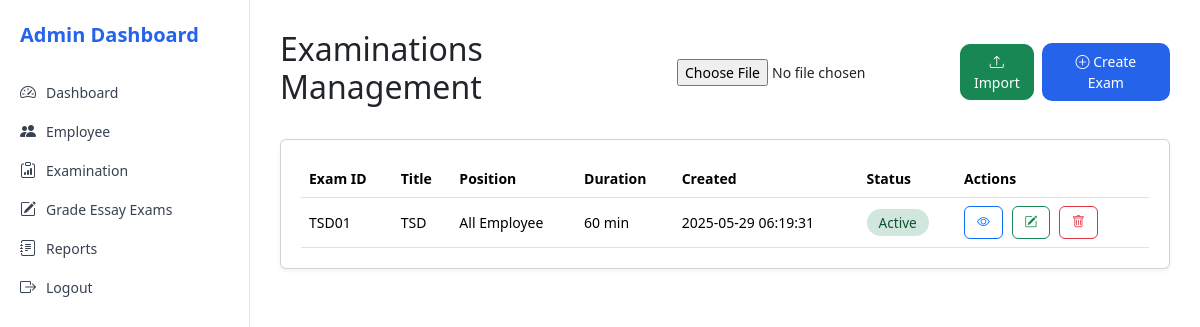
Before: /admin/admin_examinations.php with the older database file.
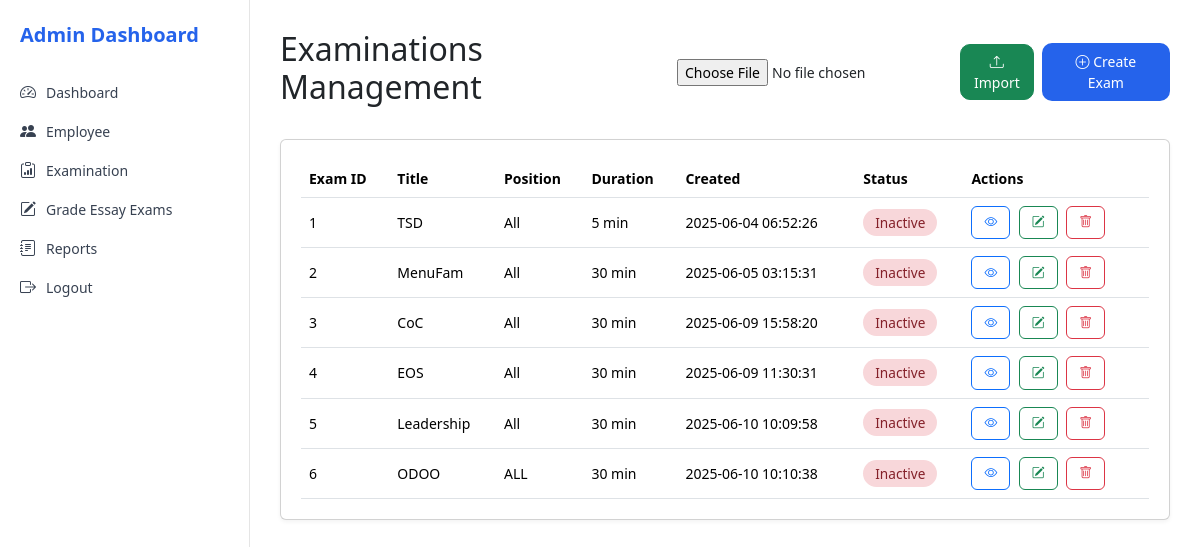
After: the same page with the newer database file.
### tables this page shows
CREATE TABLE `examinations` (
  `exam_id` int(10) UNSIGNED NOT NULL,
  `title` varchar(255) DEFAULT NULL,
  `position` varchar(100) DEFAULT NULL,
  `duration` int(11) DEFAULT NULL,
  `description` text DEFAULT NULL,
  `passing_score` int(11) DEFAULT NULL,
  `status` varchar(50) DEFAULT NULL,
  `created` datetime DEFAULT NULL
);

### admin/admin_examinations.php (the view, shortened to what this page needs)
<?php
$conn = new mysqli("localhost", "root", "", "ees");
$sql    = "SELECT * FROM examinations";
$result = $conn->query($sql);
?>
<!DOCTYPE html>
<html>
<head>
    <link href="https://cdn.jsdelivr.net/npm/bootstrap@5.3.3/dist/css/bootstrap.min.css" rel="stylesheet">
    <link href="https://cdn.jsdelivr.net/npm/bootstrap-icons@1.10.5/font/bootstrap-icons.css" rel="stylesheet">
</head>
<body>
<div class="d-flex">
    <?php include 'sidebar.php'; ?>
    <div class="main-content">
        <div class="d-flex justify-content-between align-items-center mb-4">
            <h2>Examinations Management</h2>
            <div class="d-flex align-items-center gap-2">
                <form action="import_exam.php" method="POST" enctype="multipart/form-data" class="d-flex align-items-center form-inline">
                    <input type="file" name="excel_file" required>
                    <button class="btn btn-success" id="btnImport" type="submit"><i class="bi bi-upload"></i> Import</button>
                </form>
                <a href="admin_createexam.php" class="btn" id="btnCreate"><i class="bi bi-plus-circle"></i> Create Exam</a>
            </div>
        </div>
        <div class="table-responsive card">
            <table class="table align-middle mb-0">
                <thead>
                    <tr>
                        <th>Exam ID</th>
                        <th>Title</th>
                        <th>Position</th>
                        <th>Duration</th>
                        <th>Created</th>
                        <th>Status</th>
                        <th>Actions</th>
                    </tr>
                </thead>
                <tbody>
                    <?php while ($row = $result->fetch_assoc()): ?>
                    <tr>
                        <td><?= $row['exam_id'] ?></td>
                        <td><?= htmlspecialchars($row['title']) ?></td>
                        <td><?= htmlspecialchars($row['position']) ?></td>
                        <td><?= $row['duration'] ?> min</td>
                        <td><?= $row['created'] ?></td>
                        <td>
                            <?php if (strtolower($row['status']) === 'active'): ?>
                                <span class="status-active"><?= htmlspecialchars($row['status']) ?></span>
                            <?php else: ?>
                                <span class="status-inactive"><?= htmlspecialchars($row['status']) ?></span>
                            <?php endif; ?>
                        </td>
                        <td class="action-btns">
                            <a href="admin_editexam.php?id=<?= $row['exam_id'] ?>" class="btn btn-outline-primary"><i class="bi bi-eye"></i></a>
                            <a href="admin_editquestion.php?id=<?= $row['exam_id'] ?>" class="btn btn-outline-success"><i class="bi bi-pencil-square"></i></a>
                            <a href="delete_exam.php?id=<?= $row['exam_id'] ?>" class="btn btn-outline-danger" onclick="return confirm('Are you sure?')"><i class="bi bi-trash"></i></a>
                        </td>
                    </tr>
                    <?php endwhile; ?>
                </tbody>
            </table>
        </div>
    </div>
</div>
</body>
</html>

### admin/sidebar.php (shortened to what this page needs)
<!DOCTYPE html>
<html lang="en">
<head>
    <link href="https://cdn.jsdelivr.net/npm/bootstrap@5.3.2/dist/css/bootstrap.min.css" rel="stylesheet">
    <link href="https://cdn.jsdelivr.net/npm/bootstrap-icons@1.10.5/font/bootstrap-icons.css" rel="stylesheet">
</head>
<body>
    <div class="sidebar">
        <div class="title">Admin Dashboard</div>
        <a href="admin_dashboard.php" class="nav-link"><i class="bi bi-speedometer2"></i> Dashboard</a>
        <a href="admin_employee.php" class="nav-link"><i class="bi bi-people-fill"></i> Employee</a>
        <a href="admin_examinations.php" class="nav-link"><i class="bi bi-clipboard-data"></i> Examination</a>
        <a href="admin_essay.php" class="nav-link"><i class="bi bi-pencil-square"></i>Grade Essay Exams</a>
        <a href="admin_reports.php" class="nav-link"><i class="bi bi-journal-text"></i> Reports</a>
        <a href="logout.php" class="nav-link"><i class="bi bi-box-arrow-right"></i> Logout</a>
    </div>
</body>
</html>

### admin/admin_examinations.php (style rules this page uses)
body { font-family: 'Segoe UI', sans-serif; margin: 0; background-color: #f8f9fa; color: #374151; }
.d-flex { display: flex; }
.sidebar { width: 250px; height: 100vh; background-color: #ffffff; border-right: 1px solid #e5e5e5; padding: 20px; position: fixed; top: 0; left: 0; }
.sidebar .title { color: #2563eb; font-size: 20px; font-weight: bold; margin-bottom: 30px; }
.sidebar .nav-link { color: #374151; font-size: 14px; margin-bottom: 15px; display: flex; align-items: center; text-decoration: none; }
.sidebar .nav-link i { margin-right: 10px; font-size: 16px; }
.main-content { margin-left: 250px; padding: 30px; width: calc(100% - 250px); }
h2 { font-weight: 600; font-size: 1.75rem; color: #111827; }
#btnCreate { background-color: #2563eb; color: white; border-radius: 10px; padding: 8px 16px; border: none; font-size: 14px; }
#btnImport { font-size: 14px; border-radius: 10px; }
.table thead { background-color: #f1f3f5; }
.table th, .table td { vertical-align: middle; font-size: 14px; }
.action-btns .btn { margin-right: 5px; font-size: 0.8rem; }
.card { background-color: #ffffff; border-radius: 15px; box-shadow: 0 2px 4px rgba(0,0,0,0.05); padding: 20px; }
.status-inactive { background-color: #f8d7da; color: #842029; border-radius: 20px; padding: 4px 12px; font-size: 0.85rem; }
.form-inline input[type="file"] { margin-right: 10px; font-size: 14px; }
.table-responsive { border-radius: 10px; overflow: hidden; }
.status-active { background-color: #d1e7dd; color: #0f5132; border-radius: 20px; padding: 4px 12px; font-size: 0.85rem; }

### admin/sidebar.php (style rules this page uses)
body { font-family: 'Segoe UI', sans-serif; }
.sidebar { width: 250px; height: 100vh; background-color: #ffffff; border-right: 1px solid #e5e5e5; padding: 20px; }
.sidebar .title { color: #2563eb; font-size: 20px; font-weight: bold; margin-bottom: 30px; }
.sidebar .nav-link { color: #374151; font-size: 14px; margin-bottom: 15px; display: flex; align-items: center; text-decoration: none; }
.sidebar .nav-link i { margin-right: 10px; font-size: 16px; }

Changed rows visible on the page:
removed examinations: exam_id "TSD01", title "TSD", position "All Employee", duration "60", created "2025-05-29 06:19:31", status "Active"
added examinations: exam_id "1", title "TSD", position "All", duration "5", created "2025-06-04 06:52:26", status "Inactive"
added examinations: exam_id "2", title "MenuFam", position "All", duration "30", created "2025-06-05 03:15:31", status "Inactive"
added examinations: exam_id "3", title "CoC", position "All", duration "30", created "2025-06-09 15:58:20", status "Inactive"
added examinations: exam_id "4", title "EOS", position "All", duration "30", created "2025-06-09 11:30:31", status "Inactive"
added examinations: exam_id "5", title "Leadership", position "All", duration "30", created "2025-06-10 10:09:58", status "Inactive"
added examinations: exam_id "6", title "ODOO", position "ALL", duration "30", created "2025-06-10 10:10:38", status "Inactive"
